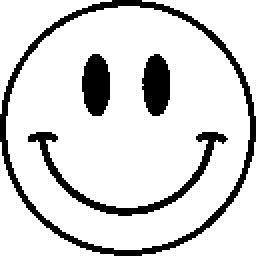
%> input picture Matlab_examples/Sim/smiling_face2.bmp, 128 x 128 px (shown 2 times larger)
$ octave effect_of_bad_kspace.m   (GNU Octave 9; MATLAB toolbox functions it lacks are replaced by stand-ins)
%> lines starting %> are read from the running program, lines starting %| are printed output that depends on the picture; in (x1, y1, x2, y2) boxes, pixels count from 0 and x2, y2 are one past the last pixel; in counts of white or black regions, pixels touching at a corner belong together; the program's own positions count from 1
close all

image=imcomplement(imread('smiling_face2.bmp'));
%> image: size 128x128 logical; 15.1% white; 4 white regions, box (x1, y1, x2, y2) and area: (0, 0, 128, 128) 1227, (14, 66, 114, 108) 560, (41, 27, 55, 58) 348, (71, 27, 85, 58) 342
image=double(image);
image = padarray(image,[25 25],0);
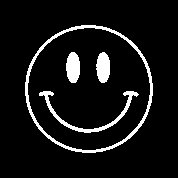
%> image: size 178x178 double; values 0 (black) and 1 (white), 7.8% white; 4 white regions, box (x1, y1, x2, y2) and area: (25, 25, 153, 153) 1227, (39, 91, 139, 133) 560, (66, 52, 80, 83) 348, (96, 52, 110, 83) 342
se = offsetstrel('ball',5,5);
image = (imdilate(image,se));
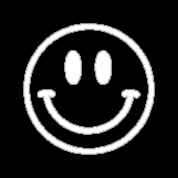
%> image: size 178x178 double; min 5, max 6, mean 5.14; drawn with min black and max white

t2map = ones(size(image));

for i=1:length(t2map)
    t2map(i,:) = t2map(i,:).*exp(-i/50);
end
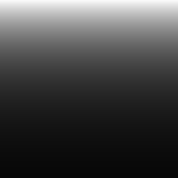
%> t2map: size 178x178 double; min 0.0284, max 0.98, mean 0.27

Image = fftshift(fft2(image));
T2map = ifftshift(ifft2(t2map));

ImagePer = Image.*t2map;

imagePer = ifft2(ImagePer);

figure
imagesc(image)
axis equal off
colormap(bone)
title('A smiling face')

%%

figure
imagesc((abs(Image)))
caxis([0 25])
axis equal off
colormap(bone)
title('The FFT of a smiling face (the "k-space")')
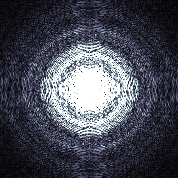
%> displayed picture: size 178x178x3, on the screen's scale of 0 to 255; mean R, G, B 71.5, 73.6, 85.7
%%

figure
imagesc(t2map)
axis equal off
colormap(bone)
title('An exponential decay in the k-space PE direction')

figure
imagesc((abs(T2map)))
caxis([0 1])
axis equal off
colormap(bone)
title('The FFT of an exponential decay in the k-space PE direction')

figure
imagesc((abs(ImagePer)))
caxis([0 25])
axis equal off
colormap(bone)
%caxis([0 100])
title('The FFT of a smiling face (the "k-space") with an exponential decay in the k-space PE direction')
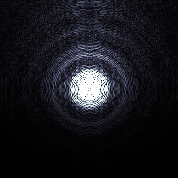
%> displayed picture: size 178x178x3, on the screen's scale of 0 to 255; mean R, G, B 22.4, 22.8, 28.4

figure
imagesc((abs(imagePer)))
axis equal off
colormap(bone)
title('A smiling face with an exponential decay in the k-space PE direction')
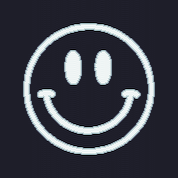
%> displayed picture: size 178x178x3, on the screen's scale of 0 to 255; mean R, G, B 59.1, 61.1, 70.9
